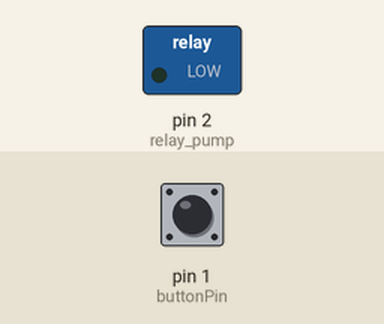
This sketch was run on a simulated Arduino Uno, built with avr-gcc and run on an emulated ATmega328P. Shown: switched loads named in the sketch (green lamp = pin HIGH). Inputs (shaded band) come from the test bench; at power-on: pin 1 (buttonPin) HIGH.

Above: at 1.2 s.
1.3 s: pin 1 (buttonPin) pulled LOW for 0.15 s
At 1.37 s:
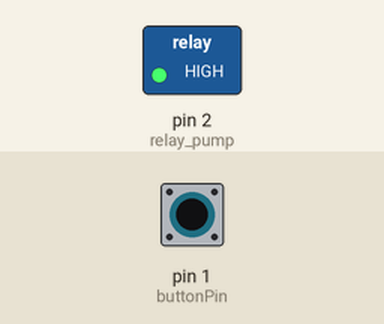
2.9 s: pin 1 (buttonPin) pulled LOW for 3.2 s
At 6.6 s:
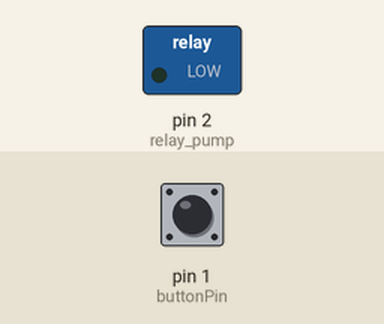
Timing chart, 0 to 8.1 s (numbered marks = the images above; inputs shaded):
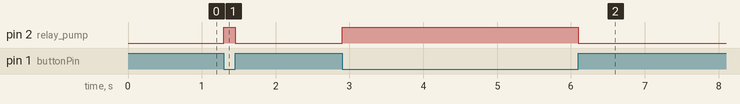

Measured:
- after the input at 1.3 s, pin 2 (relay_pump): LOW → HIGH at once, → LOW 0.15 s later
- after the input at 2.9 s, pin 2 (relay_pump): LOW → HIGH at once, → LOW 3.2 s later

The sketch:

NGR124-Karan_Malakai_Mikhail-Project2-Code_Pump-Only__FINAL_.ino
```cpp
const int buttonPin = 1; // Button connected to pin 1
const int relay_pump = 2; // Relay connected to pin 2
int buttonState;

void setup() {
    pinMode(buttonPin, INPUT);
    pinMode(relay_pump, OUTPUT);
}

void loop() {
    // Read the button state
    buttonState = digitalRead(buttonPin);

    if (buttonState == LOW) { // We press the button (assuming active low)
        digitalWrite(relay_pump, HIGH); // The water pump fills the bottle
    } else { // We release the button
        digitalWrite(relay_pump, LOW); // The water pump stops
    }
}
```
